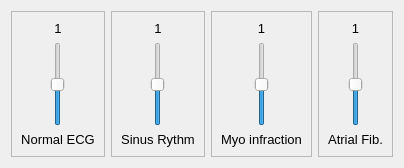
         <widget class="QWidget" name="MedicalTab">
          <attribute name="title">
           <string>Medical</string>
          </attribute>
          <layout class="QHBoxLayout" name="horizontalLayout">
           <item>
            <widget class="QFrame" name="frame_34">
             <property name="frameShape">
              <enum>QFrame::StyledPanel</enum>
             </property>
             <property name="frameShadow">
              <enum>QFrame::Raised</enum>
             </property>
             <layout class="QVBoxLayout" name="verticalLayout_10">
              <item>
               <widget class="QLabel" name="NormalECGValue">
                <property name="font">
                 <font>
                  <pointsize>10</pointsize>
                 </font>
                </property>
                <property name="text">
                 <string>1</string>
                </property>
                <property name="alignment">
                 <set>Qt::AlignCenter</set>
                </property>
               </widget>
              </item>
              <item>
               <widget class="QSlider" name="NormalECGSlider">
                <property name="sizePolicy">
                 <sizepolicy hsizetype="Expanding" vsizetype="Expanding">
                  <horstretch>0</horstretch>
                  <verstretch>0</verstretch>
                 </sizepolicy>
                </property>
                <property name="maximum">
                 <number>20</number>
                </property>
                <property name="value">
                 <number>10</number>
                </property>
                <property name="tracking">
                 <bool>true</bool>
                </property>
                <property name="orientation">
                 <enum>Qt::Vertical</enum>
                </property>
               </widget>
              </item>
              <item>
               <widget class="QLabel" name="titleofsound_2">
                <property name="font">
                 <font>
                  <pointsize>10</pointsize>
                 </font>
                </property>
                <property name="text">
                 <string>Normal ECG</string>
                </property>
                <property name="alignment">
                 <set>Qt::AlignCenter</set>
                </property>
               </widget>
              </item>
             </layout>
            </widget>
           </item>
           <item>
            <widget class="QFrame" name="frame_33">
             <property name="frameShape">
              <enum>QFrame::StyledPanel</enum>
             </property>
             <property name="frameShadow">
              <enum>QFrame::Raised</enum>
             </property>
             <layout class="QVBoxLayout" name="verticalLayout_9">
              <item>
               <widget class="QLabel" name="SinusRythmValue">
                <property name="font">
                 <font>
                  <pointsize>10</pointsize>
                 </font>
                </property>
                <property name="text">
                 <string>1</string>
                </property>
                <property name="alignment">
                 <set>Qt::AlignCenter</set>
                </property>
               </widget>
              </item>
              <item>
               <widget class="QSlider" name="SinusRythmSlider">
                <property name="sizePolicy">
                 <sizepolicy hsizetype="Expanding" vsizetype="Expanding">
                  <horstretch>0</horstretch>
                  <verstretch>0</verstretch>
                 </sizepolicy>
                </property>
                <property name="maximum">
                 <number>20</number>
                </property>
                <property name="value">
                 <number>10</number>
                </property>
                <property name="orientation">
                 <enum>Qt::Vertical</enum>
                </property>
               </widget>
              </item>
              <item>
               <widget class="QLabel" name="titleofsound2_2">
                <property name="font">
                 <font>
                  <pointsize>10</pointsize>
                 </font>
                </property>
                <property name="text">
                 <string>Sinus Rythm</string>
                </property>
                <property name="alignment">
                 <set>Qt::AlignCenter</set>
                </property>
               </widget>
              </item>
             </layout>
            </widget>
           </item>
           <item>
            <widget class="QFrame" name="frame_32">
             <property name="frameShape">
              <enum>QFrame::StyledPanel</enum>
             </property>
             <property name="frameShadow">
              <enum>QFrame::Raised</enum>
             </property>
             <layout class="QVBoxLayout" name="verticalLayout_8">
              <item>
               <widget class="QLabel" name="myoInfractionValue">
                <property name="font">
                 <font>
                  <pointsize>10</pointsize>
                 </font>
                </property>
                <property name="text">
                 <string>1</string>
                </property>
                <property name="alignment">
                 <set>Qt::AlignCenter</set>
                </property>
               </widget>
              </item>
              <item>
               <widget class="QSlider" name="myoInfractionSlider">
                <property name="sizePolicy">
                 <sizepolicy hsizetype="Expanding" vsizetype="Expanding">
                  <horstretch>0</horstretch>
                  <verstretch>0</verstretch>
                 </sizepolicy>
                </property>
                <property name="maximum">
                 <number>20</number>
                </property>
                <property name="value">
                 <number>10</number>
                </property>
                <property name="orientation">
                 <enum>Qt::Vertical</enum>
                </property>
               </widget>
              </item>
              <item>
               <widget class="QLabel" name="titleofsound3_2">
                <property name="font">
                 <font>
                  <pointsize>10</pointsize>
                 </font>
                </property>
                <property name="text">
                 <string>Myo infraction</string>
                </property>
                <property name="alignment">
                 <set>Qt::AlignCenter</set>
                </property>
               </widget>
              </item>
             </layout>
            </widget>
           </item>
           <item>
            <widget class="QFrame" name="Sound1Value_5">
             <property name="frameShape">
              <enum>QFrame::StyledPanel</enum>
             </property>
             <property name="frameShadow">
              <enum>QFrame::Raised</enum>
             </property>
             <layout class="QVBoxLayout" name="verticalLayout_11">
              <item>
               <widget class="QLabel" name="AtrialFIbValue">
                <property name="font">
                 <font>
                  <pointsize>10</pointsize>
                 </font>
                </property>
                <property name="text">
                 <string>1</string>
                </property>
                <property name="alignment">
                 <set>Qt::AlignCenter</set>
                </property>
               </widget>
              </item>
              <item>
               <widget class="QSlider" name="AtrialFIbslider">
                <property name="sizePolicy">
                 <sizepolicy hsizetype="Expanding" vsizetype="Expanding">
                  <horstretch>0</horstretch>
                  <verstretch>0</verstretch>
                 </sizepolicy>
                </property>
                <property name="maximum">
                 <number>20</number>
                </property>
                <property name="value">
                 <number>10</number>
                </property>
                <property name="orientation">
                 <enum>Qt::Vertical</enum>
                </property>
               </widget>
              </item>
              <item>
               <widget class="QLabel" name="titleofsound4_2">
                <property name="font">
                 <font>
                  <pointsize>10</pointsize>
                 </font>
                </property>
                <property name="text">
                 <string>Atrial Fib.</string>
                </property>
                <property name="alignment">
                 <set>Qt::AlignCenter</set>
                </property>
               </widget>
              </item>
             </layout>
            </widget>
           </item>
          </layout>
         </widget>
